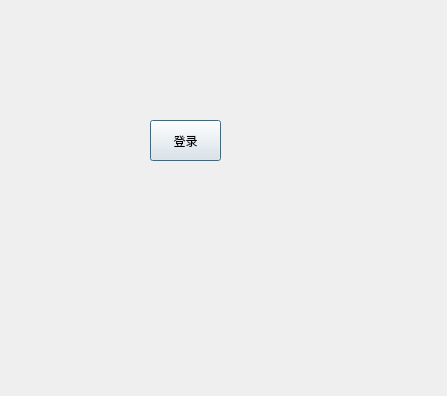
<?xml version="1.0" encoding="UTF-8"?>
<ui version="4.0">
 <class>Dialog</class>
 <widget class="QDialog" name="Dialog">
  <property name="geometry">
   <rect>
    <x>0</x>
    <y>0</y>
    <width>447</width>
    <height>396</height>
   </rect>
  </property>
  <property name="windowTitle">
   <string>Dialog</string>
  </property>
  <widget class="QPushButton" name="pushButton_login">
   <property name="geometry">
    <rect>
     <x>150</x>
     <y>120</y>
     <width>71</width>
     <height>41</height>
    </rect>
   </property>
   <property name="text">
    <string>登录</string>
   </property>
  </widget>
 </widget>
 <resources/>
 <connections/>
</ui>
